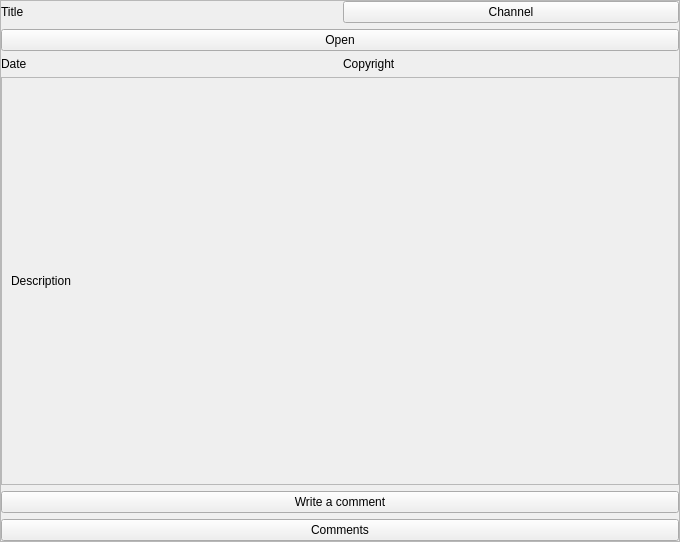
<?xml version="1.0" encoding="UTF-8"?>
<ui version="4.0">
 <class>Form</class>
 <widget class="QWidget" name="Form">
  <property name="geometry">
   <rect>
    <x>0</x>
    <y>0</y>
    <width>680</width>
    <height>542</height>
   </rect>
  </property>
  <property name="windowTitle">
   <string>Form</string>
  </property>
  <layout class="QVBoxLayout" name="verticalLayout">
   <property name="leftMargin">
    <number>0</number>
   </property>
   <property name="topMargin">
    <number>0</number>
   </property>
   <property name="rightMargin">
    <number>0</number>
   </property>
   <property name="bottomMargin">
    <number>0</number>
   </property>
   <item>
    <widget class="QScrollArea" name="scrollArea">
     <property name="widgetResizable">
      <bool>true</bool>
     </property>
     <widget class="QWidget" name="scrollAreaWidgetContents">
      <property name="geometry">
       <rect>
        <x>0</x>
        <y>0</y>
        <width>674</width>
        <height>536</height>
       </rect>
      </property>
      <layout class="QVBoxLayout" name="verticalLayout_2">
       <property name="leftMargin">
        <number>0</number>
       </property>
       <property name="topMargin">
        <number>0</number>
       </property>
       <property name="rightMargin">
        <number>0</number>
       </property>
       <property name="bottomMargin">
        <number>0</number>
       </property>
       <item>
        <layout class="QHBoxLayout" name="horizontalLayout_2">
         <item>
          <widget class="QLabel" name="title_label">
           <property name="toolTip">
            <string>Title</string>
           </property>
           <property name="text">
            <string>Title</string>
           </property>
           <property name="wordWrap">
            <bool>true</bool>
           </property>
          </widget>
         </item>
         <item>
          <widget class="QPushButton" name="channel_button">
           <property name="text">
            <string>Channel</string>
           </property>
          </widget>
         </item>
        </layout>
       </item>
       <item>
        <widget class="QPushButton" name="open_button">
         <property name="text">
          <string>Open</string>
         </property>
        </widget>
       </item>
       <item>
        <layout class="QHBoxLayout" name="metadata_box">
         <item>
          <widget class="QLabel" name="date_label">
           <property name="text">
            <string>Date</string>
           </property>
          </widget>
         </item>
         <item>
          <widget class="QLabel" name="license_label">
           <property name="text">
            <string>Copyright</string>
           </property>
          </widget>
         </item>
        </layout>
       </item>
       <item>
        <widget class="QScrollArea" name="scrollArea_2">
         <property name="widgetResizable">
          <bool>true</bool>
         </property>
         <widget class="QWidget" name="scrollAreaWidgetContents_2">
          <property name="geometry">
           <rect>
            <x>0</x>
            <y>0</y>
            <width>668</width>
            <height>355</height>
           </rect>
          </property>
          <layout class="QVBoxLayout" name="verticalLayout_3">
           <item>
            <widget class="QLabel" name="description_label">
             <property name="text">
              <string>Description</string>
             </property>
             <property name="textFormat">
              <enum>Qt::MarkdownText</enum>
             </property>
             <property name="scaledContents">
              <bool>false</bool>
             </property>
             <property name="wordWrap">
              <bool>true</bool>
             </property>
             <property name="openExternalLinks">
              <bool>false</bool>
             </property>
             <property name="textInteractionFlags">
              <set>Qt::LinksAccessibleByMouse|Qt::TextSelectableByMouse</set>
             </property>
            </widget>
           </item>
          </layout>
         </widget>
        </widget>
       </item>
       <item>
        <layout class="QGridLayout" name="comments_section">
         <item row="2" column="0">
          <widget class="QPushButton" name="comments_button">
           <property name="text">
            <string>Comments</string>
           </property>
          </widget>
         </item>
         <item row="0" column="0">
          <layout class="QVBoxLayout" name="write_comment_section">
           <item>
            <widget class="QPushButton" name="write_comment_button">
             <property name="text">
              <string>Write a comment</string>
             </property>
            </widget>
           </item>
          </layout>
         </item>
        </layout>
       </item>
      </layout>
     </widget>
    </widget>
   </item>
  </layout>
 </widget>
 <resources/>
 <connections/>
</ui>
